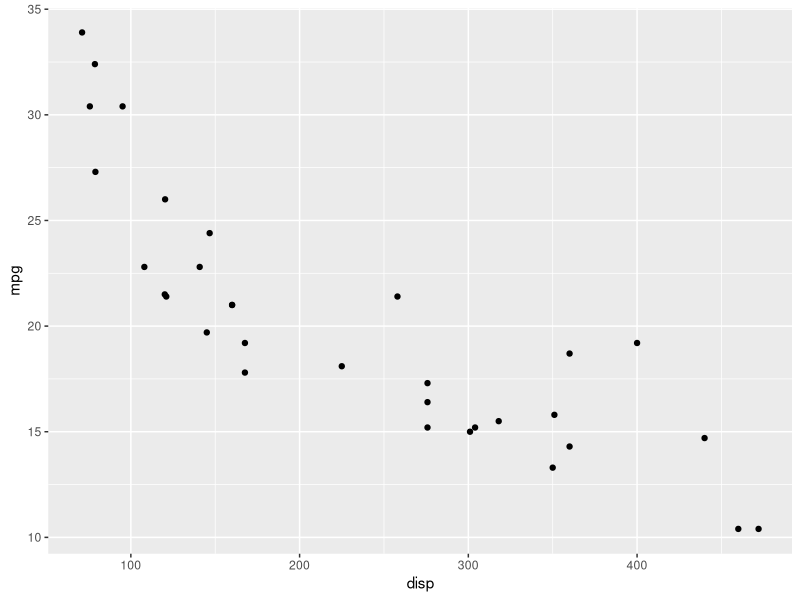
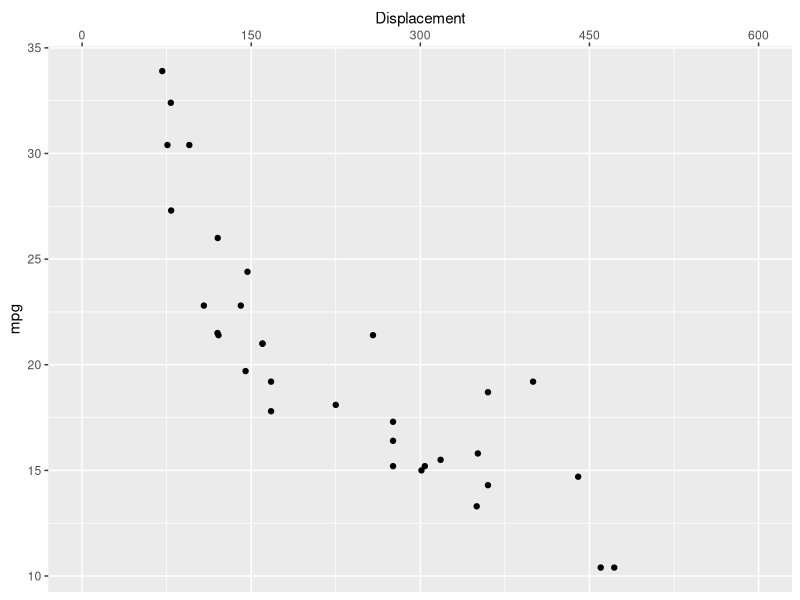
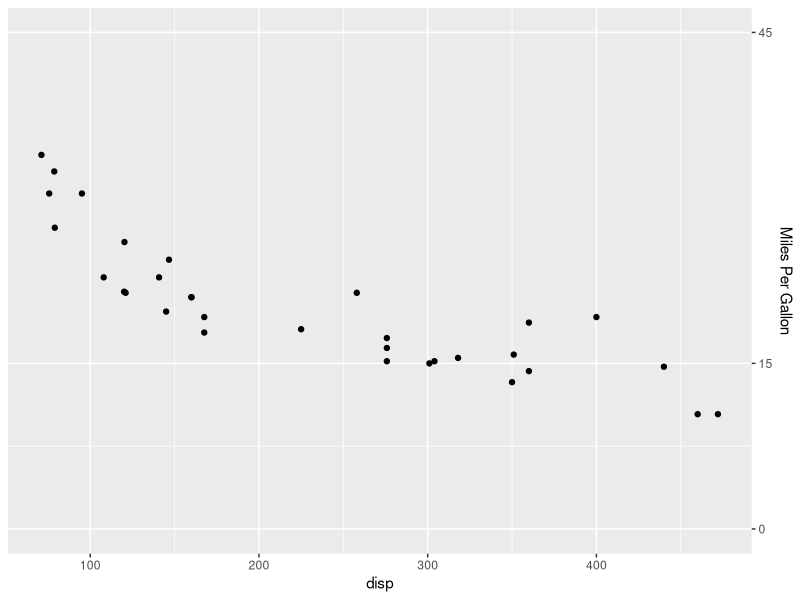
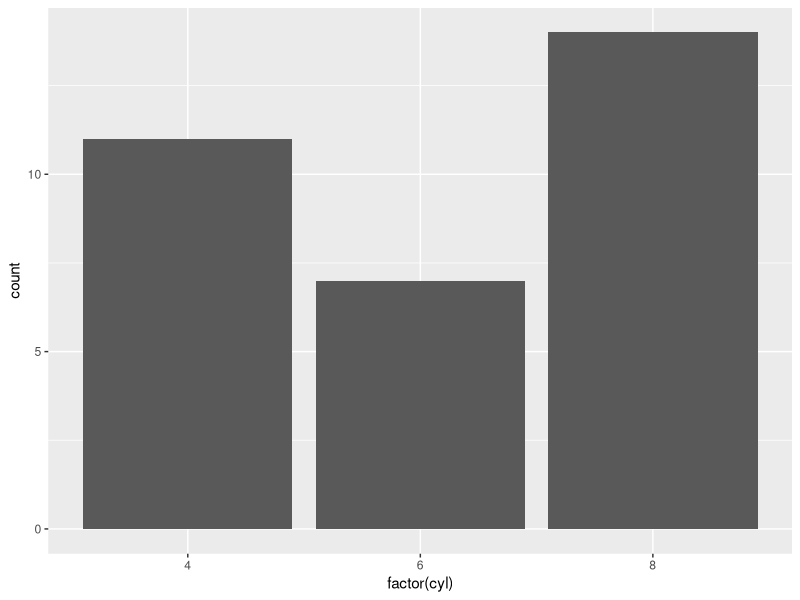
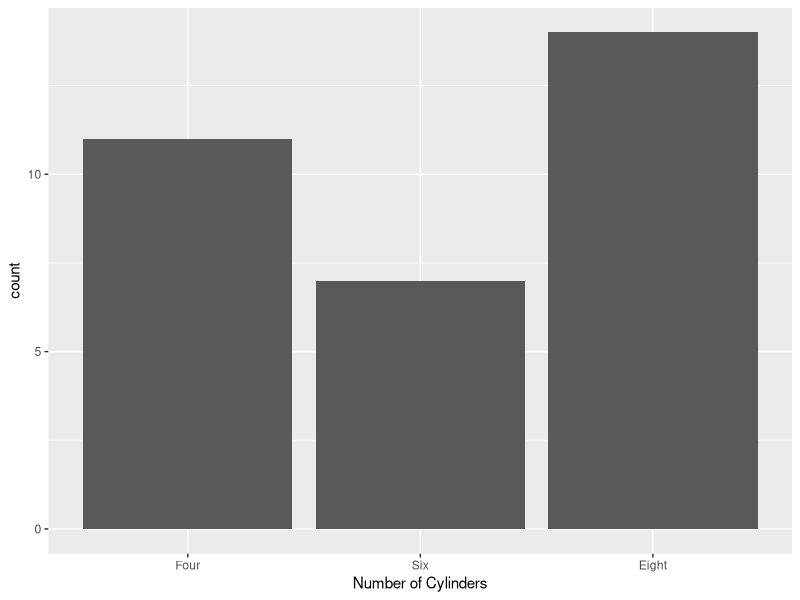

Source code (R) for these figures, in order:
## ---- chunk 1
library(ggplot2)
library(dplyr)
library(tidyr)
## ---- chunk 2
ggplot(mtcars) +
  geom_point(aes(disp, mpg))
## ---- chunk 3
ggplot(mtcars) +
  geom_point(aes(disp, mpg)) +
  scale_x_continuous(name = "Displacement",
                     limits = c(0, 600),
                     breaks = c(0, 150, 300, 450, 600),
                     labels = c('0', '150', '300', '450', '600'),
                     position = 'top')
## ---- chunk 4
ggplot(mtcars) +
  geom_point(aes(disp, mpg)) +
  scale_y_continuous(name = "Miles Per Gallon",
                     limits = c(0, 45),
                     breaks = c(0, 15, 300, 45),
                     labels = c('0', '15', '30', '45'),
                     position = 'right')
## ---- chunk 5
ggplot(mtcars) +
  geom_bar(aes(factor(cyl)))
## ---- chunk 6
ggplot(mtcars) +
  geom_bar(aes(factor(cyl))) +
  scale_x_discrete(name = "Number of Cylinders",
                   labels = c("4" = "Four", "6" = "Six", "8" = "Eight"),
                   breaks = c("4", "6", "8"),
                   position = "bottom")
